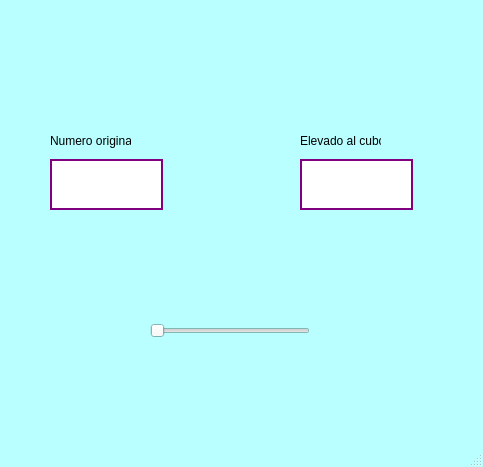
<?xml version="1.0" encoding="UTF-8"?>
<ui version="4.0">
 <class>MainWindow</class>
 <widget class="QMainWindow" name="MainWindow">
  <property name="geometry">
   <rect>
    <x>0</x>
    <y>0</y>
    <width>483</width>
    <height>467</height>
   </rect>
  </property>
  <property name="palette">
   <palette>
    <active>
     <colorrole role="Base">
      <brush brushstyle="SolidPattern">
       <color alpha="255">
        <red>255</red>
        <green>255</green>
        <blue>255</blue>
       </color>
      </brush>
     </colorrole>
     <colorrole role="Window">
      <brush brushstyle="SolidPattern">
       <color alpha="255">
        <red>185</red>
        <green>255</green>
        <blue>255</blue>
       </color>
      </brush>
     </colorrole>
     <colorrole role="Highlight">
      <brush brushstyle="SolidPattern">
       <color alpha="255">
        <red>171</red>
        <green>99</green>
        <blue>215</blue>
       </color>
      </brush>
     </colorrole>
    </active>
    <inactive>
     <colorrole role="Base">
      <brush brushstyle="SolidPattern">
       <color alpha="255">
        <red>255</red>
        <green>255</green>
        <blue>255</blue>
       </color>
      </brush>
     </colorrole>
     <colorrole role="Window">
      <brush brushstyle="SolidPattern">
       <color alpha="255">
        <red>185</red>
        <green>255</green>
        <blue>255</blue>
       </color>
      </brush>
     </colorrole>
     <colorrole role="Highlight">
      <brush brushstyle="SolidPattern">
       <color alpha="255">
        <red>171</red>
        <green>99</green>
        <blue>215</blue>
       </color>
      </brush>
     </colorrole>
    </inactive>
    <disabled>
     <colorrole role="Base">
      <brush brushstyle="SolidPattern">
       <color alpha="255">
        <red>185</red>
        <green>255</green>
        <blue>255</blue>
       </color>
      </brush>
     </colorrole>
     <colorrole role="Window">
      <brush brushstyle="SolidPattern">
       <color alpha="255">
        <red>185</red>
        <green>255</green>
        <blue>255</blue>
       </color>
      </brush>
     </colorrole>
     <colorrole role="Highlight">
      <brush brushstyle="SolidPattern">
       <color alpha="255">
        <red>0</red>
        <green>120</green>
        <blue>215</blue>
       </color>
      </brush>
     </colorrole>
    </disabled>
   </palette>
  </property>
  <property name="windowTitle">
   <string>MainWindow</string>
  </property>
  <widget class="QWidget" name="centralwidget">
   <widget class="QSlider" name="Slider">
    <property name="geometry">
     <rect>
      <x>150</x>
      <y>320</y>
      <width>160</width>
      <height>22</height>
     </rect>
    </property>
    <property name="toolTip">
     <string>Arrastra para seleccion de numero</string>
    </property>
    <property name="statusTip">
     <string>Arrastra para seleccion de numero</string>
    </property>
    <property name="styleSheet">
     <string notr="true"/>
    </property>
    <property name="orientation">
     <enum>Qt::Horizontal</enum>
    </property>
   </widget>
   <widget class="QLineEdit" name="txtNum">
    <property name="geometry">
     <rect>
      <x>50</x>
      <y>159</y>
      <width>113</width>
      <height>51</height>
     </rect>
    </property>
    <property name="styleSheet">
     <string notr="true">background-color: rgb(255, 255, 255);
border: 2px solid purple;</string>
    </property>
   </widget>
   <widget class="QLineEdit" name="txtCub">
    <property name="geometry">
     <rect>
      <x>300</x>
      <y>159</y>
      <width>113</width>
      <height>51</height>
     </rect>
    </property>
    <property name="styleSheet">
     <string notr="true">background-color: rgb(255, 255, 255);
border: 2px solid purple;
</string>
    </property>
   </widget>
   <widget class="QLabel" name="label">
    <property name="geometry">
     <rect>
      <x>50</x>
      <y>130</y>
      <width>81</width>
      <height>21</height>
     </rect>
    </property>
    <property name="text">
     <string>Numero original</string>
    </property>
   </widget>
   <widget class="QLabel" name="label_2">
    <property name="geometry">
     <rect>
      <x>300</x>
      <y>130</y>
      <width>81</width>
      <height>21</height>
     </rect>
    </property>
    <property name="text">
     <string>Elevado al cubo</string>
    </property>
   </widget>
   <widget class="QLabel" name="label_3">
    <property name="geometry">
     <rect>
      <x>0</x>
      <y>0</y>
      <width>481</width>
      <height>71</height>
     </rect>
    </property>
    <property name="text">
     <string/>
    </property>
    <property name="pixmap">
     <pixmap resource="recursos_proyecto.qrc">:/LOGOS/Imagenes/uat.png</pixmap>
    </property>
    <property name="scaledContents">
     <bool>true</bool>
    </property>
   </widget>
   <widget class="QLabel" name="label_4">
    <property name="geometry">
     <rect>
      <x>390</x>
      <y>350</y>
      <width>81</width>
      <height>71</height>
     </rect>
    </property>
    <property name="text">
     <string/>
    </property>
    <property name="pixmap">
     <pixmap resource="recursos_proyecto.qrc">:/LOGOS/Imagenes/pngegg.png</pixmap>
    </property>
    <property name="scaledContents">
     <bool>true</bool>
    </property>
   </widget>
  </widget>
  <widget class="QMenuBar" name="menubar">
   <property name="geometry">
    <rect>
     <x>0</x>
     <y>0</y>
     <width>483</width>
     <height>21</height>
    </rect>
   </property>
  </widget>
  <widget class="QStatusBar" name="statusbar"/>
 </widget>
 <resources>
  <include location="recursos_proyecto.qrc"/>
 </resources>
 <connections/>
</ui>
